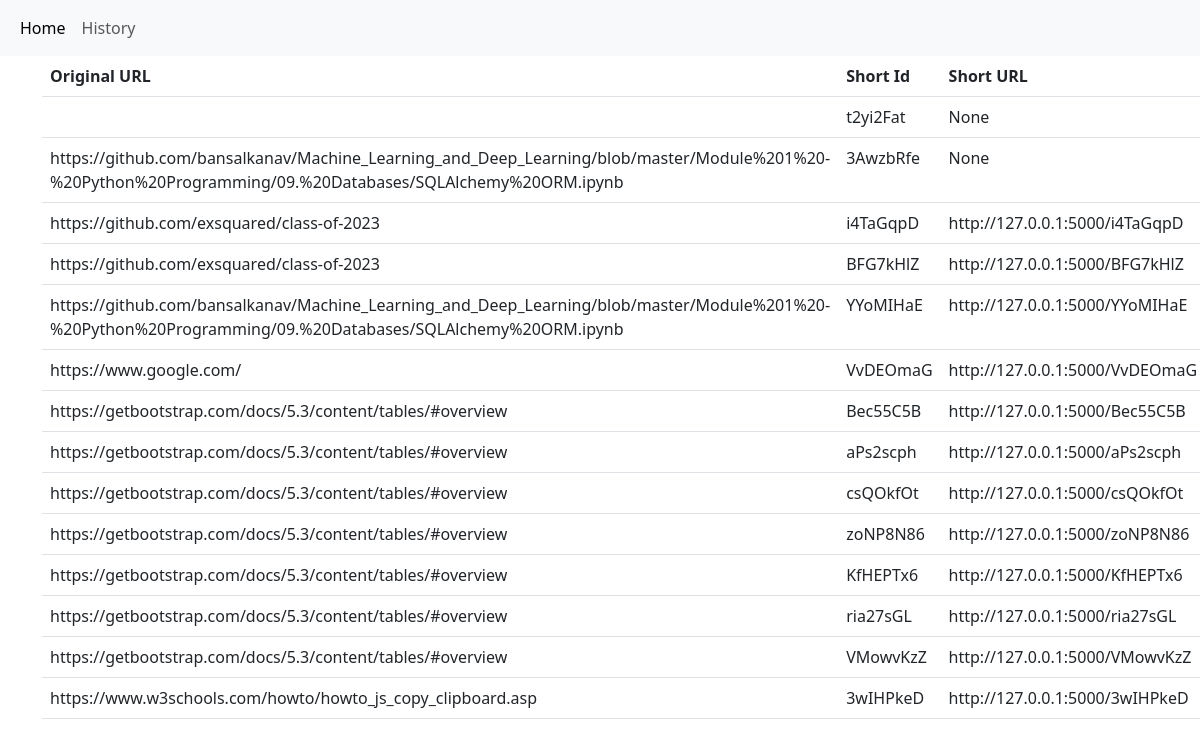
The app's page /history with its own data.
### app.py (models this page shows, shortened)
class ShortUrls(db.Model):
    __tablename__ = 'shorturls'
    id = db.Column(db.Integer,primary_key = True)
    original_url = db.Column(db.String(500), nullable=False)
    short_id = db.Column(db.String(20), nullable=False, unique=True)
    short_url = db.Column(db.String(500))
    def __repr__(self):
        return "original_url - {} short_id - {} short_url - {}".format(self.original_url, self.short_id,self.short_url)

### app.py (the view)
@app.route('/history')
def history():
    records = ShortUrls.query.all()
    return render_template('history.html',records=records)

### templates/history.html (shortened to what this page needs)
{% extends 'layout.html'%}
{%block content%}
<div class="container">
    <table class="table">
        <thead>
          <tr>
            <th scope="col">Original URL</th>
            <th scope="col">Short Id</th>
            <th scope="col">Short URL</th>
          </tr>
        </thead>
        <tbody>
        {%for record in records%}
          <tr>
            <td>{{record.original_url}}</td>
            <td>{{record.short_id}}</td>
            <td>{{record.short_url}}</td>
          </tr>
        {%endfor%}
        </tbody>
      </table>
</div>
{%endblock%}

### templates/layout.html (shortened to what this page needs)
<!DOCTYPE html>
<html lang="en">
<head>
    <link href="https://cdn.jsdelivr.net/npm/bootstrap@5.3.0-alpha2/dist/css/bootstrap.min.css" rel="stylesheet">
    <link rel="stylesheet" href="../style.css">
</head>
<body>
    <nav class="navbar navbar-expand-lg bg-body-tertiary">
        <div class="container-fluid">
          <div class="collapse navbar-collapse" id="navbarNav">
            <ul class="navbar-nav">
              <li class="nav-item">
                <a class="nav-link active" aria-current="page" href="{{url_for('index')}}">Home</a>
              </li>
              <li class="nav-item">
                <a class="nav-link" href="{{url_for('history')}}">History</a>
              </li>
            </ul>
          </div>
        </div>
      </nav>
    {% block content%}
    {% endblock%}
</body>
</html>

### records on screen
ShortUrls: short_id "t2yi2Fat", short_url "None"
ShortUrls: original_url "https://github.com/bansalkanav/Machine_Learning_and_Deep_Learning/blob/master/Module%201%20-%20Python%20Programming/09.%20Databases/SQLAlchemy%20ORM.ipynb", short_id "3AwzbRfe", short_url "None"
ShortUrls: original_url "https://github.com/exsquared/class-of-2023", short_id "i4TaGqpD", short_url "http://127.0.0.1:5000/i4TaGqpD"
ShortUrls: original_url "https://github.com/exsquared/class-of-2023", short_id "BFG7kHlZ", short_url "http://127.0.0.1:5000/BFG7kHlZ"
ShortUrls: original_url "https://github.com/bansalkanav/Machine_Learning_and_Deep_Learning/blob/master/Module%201%20-%20Python%20Programming/09.%20Databases/SQLAlchemy%20ORM.ipynb", short_id "YYoMIHaE", short_url "http://127.0.0.1:5000/YYoMIHaE"
ShortUrls: original_url "https://www.google.com/", short_id "VvDEOmaG", short_url "http://127.0.0.1:5000/VvDEOmaG"
ShortUrls: original_url "https://getbootstrap.com/docs/5.3/content/tables/#overview", short_id "Bec55C5B", short_url "http://127.0.0.1:5000/Bec55C5B"
ShortUrls: original_url "https://getbootstrap.com/docs/5.3/content/tables/#overview", short_id "aPs2scph", short_url "http://127.0.0.1:5000/aPs2scph"
ShortUrls: original_url "https://getbootstrap.com/docs/5.3/content/tables/#overview", short_id "csQOkfOt", short_url "http://127.0.0.1:5000/csQOkfOt"
ShortUrls: original_url "https://getbootstrap.com/docs/5.3/content/tables/#overview", short_id "zoNP8N86", short_url "http://127.0.0.1:5000/zoNP8N86"
ShortUrls: original_url "https://getbootstrap.com/docs/5.3/content/tables/#overview", short_id "KfHEPTx6", short_url "http://127.0.0.1:5000/KfHEPTx6"
ShortUrls: original_url "https://getbootstrap.com/docs/5.3/content/tables/#overview", short_id "ria27sGL", short_url "http://127.0.0.1:5000/ria27sGL"
ShortUrls: original_url "https://getbootstrap.com/docs/5.3/content/tables/#overview", short_id "VMowvKzZ", short_url "http://127.0.0.1:5000/VMowvKzZ"
ShortUrls: original_url "https://www.w3schools.com/howto/howto_js_copy_clipboard.asp", short_id "3wIHPkeD", short_url "http://127.0.0.1:5000/3wIHPkeD"
